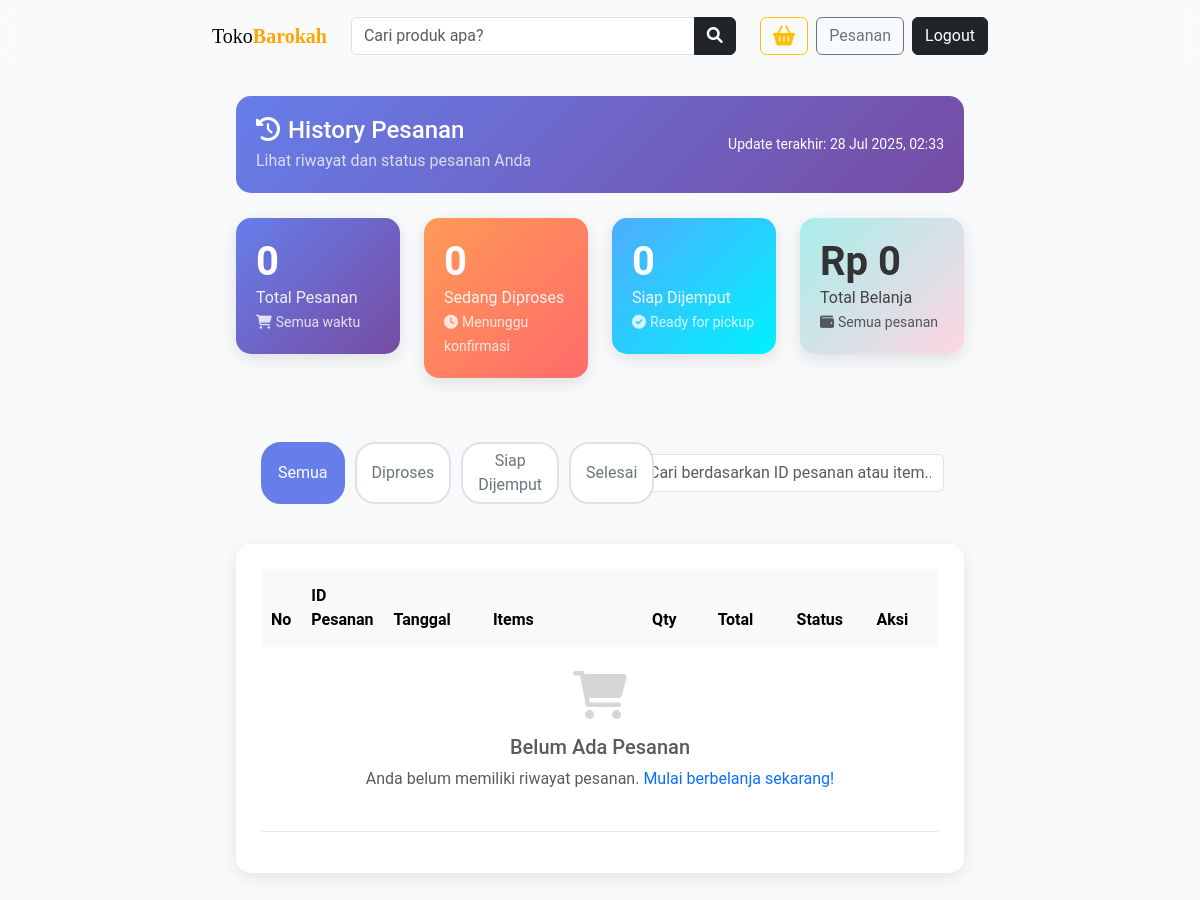
/views/pesanan.php (signed in), run on an earlier commit of the app's database.
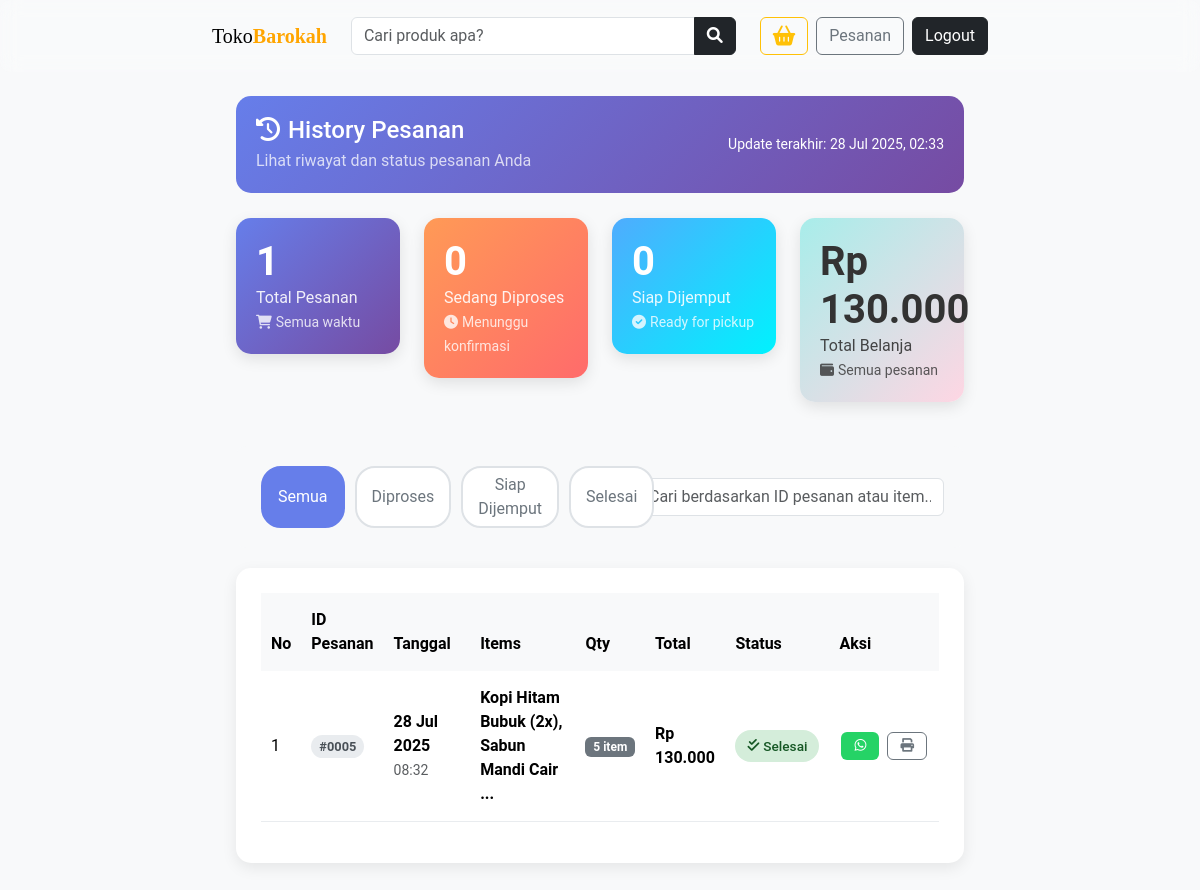
And on a later commit of the database.
### tables this page shows
CREATE TABLE `orders` (
  `id` int(11) NOT NULL,
  `user_id` int(11) DEFAULT NULL,
  `order_date` datetime DEFAULT current_timestamp(),
  `total_amount` decimal(10,2) DEFAULT NULL,
  `status` enum('diproses','siap_dijemput','selesai') DEFAULT 'diproses'
);

### views/pesanan.php (the view, shortened to what the changed rows need)
<?php
require_once '../includes/auth_check.php';
try {
    $user_id = $_SESSION['user_id'];
    $sql = "SELECT o.*, u.email,
                   COUNT(oi.id) as total_items,
                   GROUP_CONCAT(CONCAT(p.nama, ' (', oi.quantity, 'x)') SEPARATOR ', ') as items_detail
            FROM orders o
            LEFT JOIN users u ON o.user_id = u.id
            LEFT JOIN order_items oi ON o.id = oi.order_id
            LEFT JOIN produk p ON oi.product_id = p.id
            WHERE o.user_id = ?
            GROUP BY o.id
            ORDER BY o.order_date DESC";
    $stmt = $pdo->prepare($sql);
    $stmt->execute([$user_id]);
    $orders = $stmt->fetchAll(PDO::FETCH_ASSOC);
    $stats_sql = "SELECT
        COUNT(*) as total_pesanan,
        COUNT(CASE WHEN status = 'diproses' THEN 1 END) as sedang_diproses,
        COUNT(CASE WHEN status = 'siap_dijemput' THEN 1 END) as siap_dijemput,
        COUNT(CASE WHEN status = 'selesai' THEN 1 END) as selesai,
        COALESCE(SUM(total_amount), 0) as total_belanja
        FROM orders WHERE user_id = ?";
    $stats_stmt = $pdo->prepare($stats_sql);
    $stats_stmt->execute([$user_id]);
    $stats = $stats_stmt->fetch(PDO::FETCH_ASSOC);
} catch (PDOException $e) {
    die("Query gagal: " . $e->getMessage());
}
function getStatusBadge($status)
{
    switch ($status) {
        case 'selesai':
            return '<span class="status-badge status-completed"><i class="fas fa-check-double me-1"></i>Selesai</span>';
    }
}
?>
<!DOCTYPE html>
<html lang="id">
<head>
    <link href="https://cdn.jsdelivr.net/npm/bootstrap@5.3.3/dist/css/bootstrap.min.css" rel="stylesheet" />
    <link href="https://cdn.jsdelivr.net/npm/bootstrap-icons@1.10.5/font/bootstrap-icons.css" rel="stylesheet" />
    <link rel="stylesheet" href="https://cdnjs.cloudflare.com/ajax/libs/font-awesome/6.0.0-beta3/css/all.min.css">
    <link rel="stylesheet" href="assets/css/index.css">
</head>
<body>
    <div class="container-fluid col-lg-10 col-xl-8 mx-auto">
        <div class="row">
            <div class="col-12">
                <div class="main-content p-4">
                    <div class="row mb-4">
                        <div class="col-md-3">
                            <div class="stats-card">
                                <h3><?php echo $stats['total_pesanan']; ?></h3>
                                <p>Total Pesanan</p>
                                <small><i class="fas fa-shopping-cart me-1"></i>Semua waktu</small>
                            </div>
                        </div>
                        <div class="col-md-3">
                            <div class="stats-card primary">
                                <h3>Rp <?php echo number_format($stats['total_belanja'], 0, ',', '.'); ?></h3>
                                <p>Total Belanja</p>
                                <small><i class="fas fa-wallet me-1"></i>Semua pesanan</small>
                            </div>
                        </div>
                    </div>
                    <div class="table-container">
                        <div class="table-responsive">
                            <table class="table table-hover align-middle" id="ordersTable">
                                <thead>
                                    <tr>
                                        <th width="5%">No</th>
                                        <th width="10%">ID Pesanan</th>
                                        <th width="15%">Tanggal</th>
                                        <th width="25%">Items</th>
                                        <th width="10%">Qty</th>
                                        <th width="12%">Total</th>
                                        <th width="12%">Status</th>
                                        <th width="11%">Aksi</th>
                                    </tr>
                                </thead>
                                <tbody>
                                    <?php if (empty($orders)): ?>
                                        <tr>
                                            <td colspan="8" class="text-center py-4">
                                                <div class="text-muted">
                                                    <i class="fas fa-shopping-cart fa-3x mb-3 opacity-25"></i>
                                                    <h5>Belum Ada Pesanan</h5>
                                                    <p>Anda belum memiliki riwayat pesanan. <a href="katalog.php"
                                                            class="text-decoration-none">Mulai berbelanja sekarang!</a></p>
                                                </div>
                                            </td>
                                        </tr>
                                    <?php else: ?>
                                        <?php $no = 1;
                                        foreach ($orders as $order): ?>
                                            <tr data-status="<?= $order['status'] ?>">
                                                <td><?= $no++ ?></td>
                                                <td>
                                                    <span
                                                        class="order-id-badge">#<?= str_pad($order['id'], 4, '0', STR_PAD_LEFT) ?></span>
                                                </td>
                                                <td>
                                                    <div class="fw-semibold">
                                                        <?= date('d M Y', strtotime($order['order_date'])) ?></div>
                                                    <small
                                                        class="text-muted"><?= date('H:i', strtotime($order['order_date'])) ?></small>
                                                </td>
                                                <td>
                                                    <div class="fw-semibold"
                                                        title="<?= htmlspecialchars($order['items_detail']) ?>">
                                                        <?= strlen($order['items_detail']) > 40 ? htmlspecialchars(substr($order['items_detail'], 0, 40)) . '...' : htmlspecialchars($order['items_detail']) ?>
                                                    </div>
                                                </td>
                                                <td>
                                                    <span class="badge bg-secondary"><?= $order['total_items'] ?> item</span>
                                                </td>
                                                <td>
                                                    <div class="fw-semibold">Rp
                                                        <?= number_format($order['total_amount'], 0, ',', '.') ?></div>
                                                </td>
                                                <td>
                                                    <?= getStatusBadge($order['status']) ?>
                                                </td>
                                                <td>
                                                    <div class="d-flex gap-1">
                                                        <a href="https://wa.me/+6285158889868?text=Halo,%20saya%20ingin%20menanyakan%20pesanan%20dengan%20ID%20<?= str_pad($order['id'], 4, '0', STR_PAD_LEFT) ?>"
                                                            target="_blank" class="btn btn-sm btn-whatsapp action-btn"
                                                            title="Chat Admin">
                                                            <i class="fab fa-whatsapp"></i>
                                                        </a>
                                                        <button class="btn btn-sm btn-outline-secondary action-btn btn-print"
                                                            data-order-id="<?= $order['id'] ?>" title="Cetak Struk">
                                                            <i class="fas fa-print"></i>
                                                        </button>
                                                    </div>
                                                </td>
                                            </tr>
                                        <?php endforeach; ?>
                                    <?php endif; ?>
                                </tbody>
                            </table>
                        </div>
                    </div>
                </div>
            </div>
        </div>
    </div>
</body>
</html>

What changed in the data, as far as the page shows it:
added orders: id "0005", order_date "28 Jul 2025", order_date "08:32", items_detail "Kopi Hitam Bubuk (2x), Sabun Mandi Cair", total_items "5", total_amount "130.000", status "selesai" (drawn)
Also different on the page:
$stats['total_pesanan']: "0" → "1"
$stats['total_belanja']: "0" → "130.000"
text no longer shown: "Belum Ada Pesanan Anda belum memiliki riwayat pesanan. Mulai berbelanja sekarang!"
